Frame 1 (no input): blank canvas, image omitted
Frame 60 (no input): blank canvas, image omitted
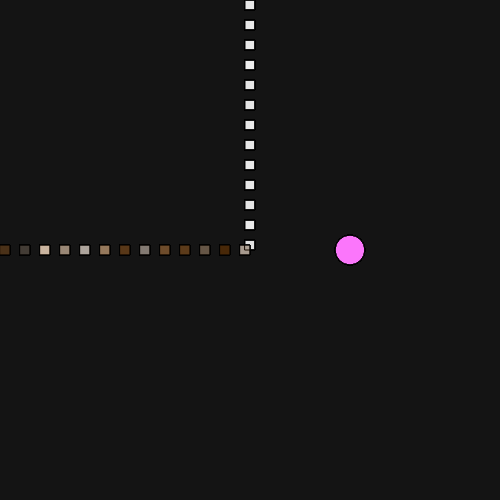
Frame 120 (the mouse pressed at the canvas centre since frame 60)

The p5.js sketch whose frames 1 and 60 were blank and that drew this single picture after the mouse press (run headless with seeded random() and noise() and a simulated clock; from frame 60 on, the mouse is pressed at the canvas centre):

// p5.js sketch
// ── sketch.js
// example 1.1.2
function setup() {
  createCanvas(500,500);
  background(20);
  fill(255);
  rectMode(CENTER);
}

function draw(){

  let r = random(100);
  let m = mouseX;
  console.log(m + " " + r);
  if (m < width/2)  {
    background(m);
    ellipse(m, height/2, r * 5, r * 2);
  } else {
    background(width -m );
    rect(m, height/5, r * 5, r * 5);
  
  }

  // recMode(center)
  //initialier: boolean test; change 
  // boolean test should always start as TRUE.
  for (let i = 0; i < 0; i += 400) {
    // i += meansadd 10 to i 
    for (let j = 0; j < 0; j += 6) {
      rand = random(255);
      fill(rand);
      ellipse( i+50, j+5, 5, 5 );
      console.log("this has a greyscale value of" + rand);
    }
  }
}

// function setup() {
//   createCanvas(500, 500);
//   background(50, 50, 100);
//   //noStroke();
//}


// example 1.1.4
function draw() {
  for (let i = 0; i < 500; i += 20) {
    for (let j = 0; j < 500; j += 20) {
      rand = random(255);
      fill(rand);
      rect( i+5, j+5, 10, 10 );
      console.log("this has a greyscale value of" + rand);
    }
  }
}

function draw() {
  let y1 = mouseY;
  if (mouseX < 350)  {
   
    for (let i = 0; i < mouseX; i += 20) {
      r1 = random(255);
      fill(r1);
      rect( i+5, y1, 10, 10 );
      console.log("r1 = " + r1);
     }

  }
  if (mouseX > 200)  {

    let mx = mouseX;
    for (let i = 0; i < mouseX; i += 20) {
      r2 = random(200,255);
      fill(r2,30);
      rect( mx, i+5, 10, 10 );
      console.log("r2 = " + r2);
     }

    if (mouseY < 250) {

      fill(350,50,90,90);
      triangle(mouseX,y1,mouseX-50,y1+30,mouseX+50,y1+50);

    }  else {
      
      for (let i = 0; i < mouseX; i += 20) {
        r3 = random(100);
        fill(200,100,0,r3);
        rect( i+5, y1, 10, 10 );
        console.log("r3 = " + r3);
       }

      fill(255,120,500,50);
      ellipse(mouseX+100,y1,30,30);

    }


  }

}
